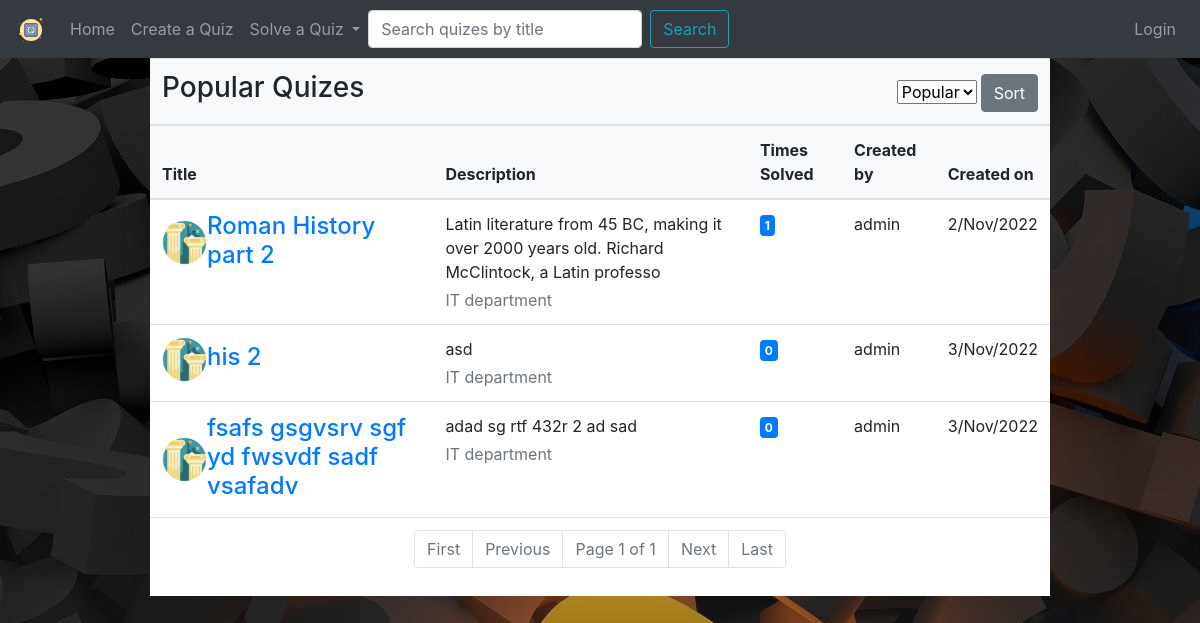
Page /quizes/history/ on the earlier database version.
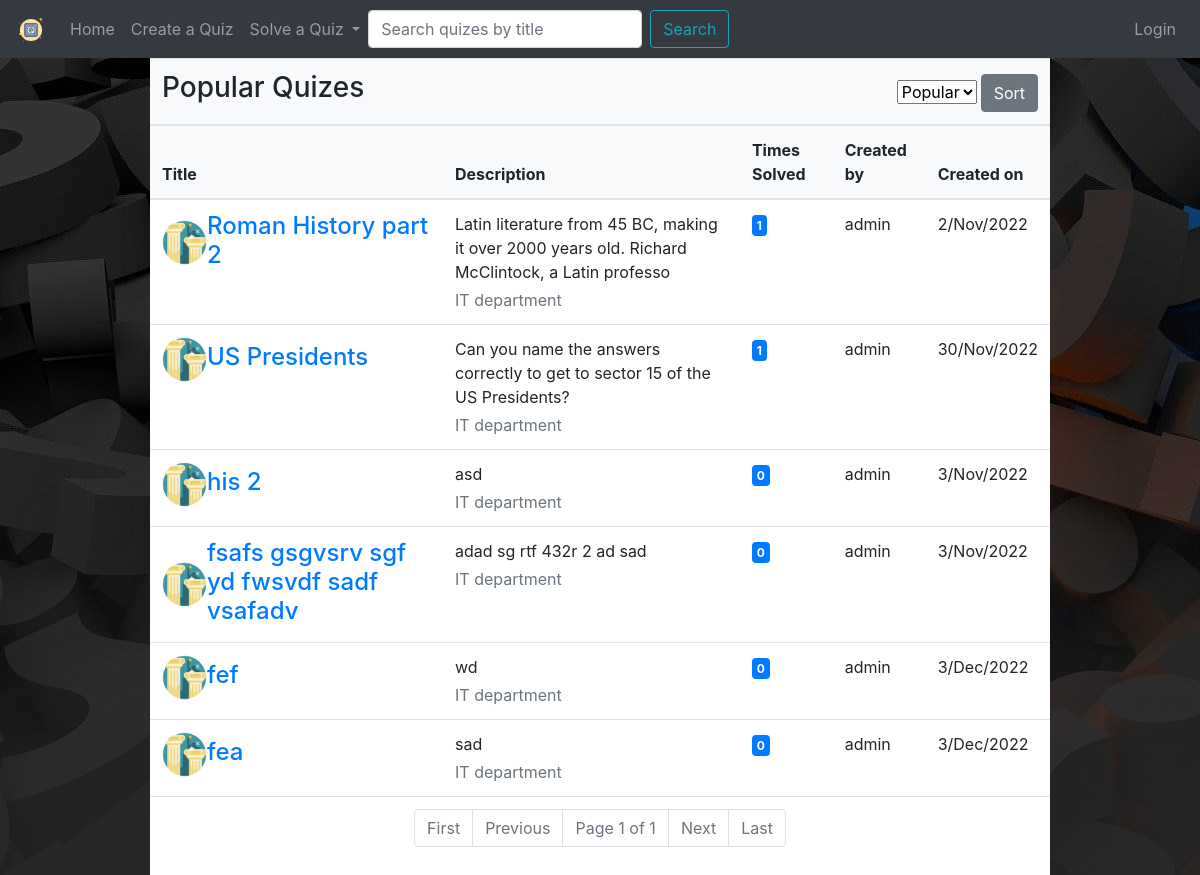
Same page on the later database version.
### quiz/models.py (models this page shows, shortened)
class Quiz(models.Model):
    choices = (
        ('history', "History"),
        ('geography', "Geography"),
        ('sports', "Sports"),
        ('entertainment', "Entertainment"),
        ('music', "Music"),
        ('language', "Language"),
        ('gaming', "Gaming"),
        ('other', "Other"),
    )
    title = models.CharField(max_length=40, unique=True, blank=False)
    description = models.CharField(max_length=100, blank=False)
    category = models.CharField(max_length=20, choices = choices)
    created = models.DateTimeField(auto_now_add=True)
    created_by = models.ForeignKey(settings.AUTH_USER_MODEL, null=True, on_delete=models.SET_NULL)
    rating = models.IntegerField(default=0)
    class Meta:
        verbose_name_plural = "Quizes"

### quiz/views.py (the view, shortened to what this page needs)
# urls.py: path('quizes/<str:category>/', views.quizes, name='quizes'),
def quizes(request, category):
	popular=Quiz.objects.annotate(count=Count('userquizpoints')).order_by('-count').filter(category=category)
	context={'quizes':popular, 'search':'Popular'}
	paginator = Paginator(context['quizes'],10)
	page_number = request.GET.get('page')
	page_obj = paginator.get_page(page_number)
	context['searchdata']=page_obj
	return render(request, 'quiz/quizes.html', context)

### quiz/templates/quiz/quizes.html (shortened to what this page needs)
{%extends './basetemp.html' %}
{% block content %}
<div class="table-responsive-sm center">
    <table class="table align-middle mb-0 bg-white table-hover">
        <thead class="bg-light">
            <tr>
                <th colspan="2">
                    <h3>{{search}} Quizes</h3>
                </th>
                <th colspan="3">
                    <form action="" method="POST" style="float: right;">
                        <select name="sort" id="sort" class="form-select">
                            <option value="" selected disabled hidden>{{search}}</option>
                        </select>
                        <input type="submit" value="Sort" class="btn btn-secondary">
                    </form>
                </th>
            </tr>
            <tr>
                <th>Title</th>
                <th>Description</th>
                <th>Times Solved</th>
                <th>Created by</th>
                <th>Created on</th>
            </tr>
        </thead>
        <tbody>
            {% for quiz in quizes %}
            <tr>
            <td>
                <div class="d-flex align-items-center">
                <img
                    src="/static/quiz/images/{{quiz.category}}.png"
                    alt=""
                    style="width: 45px; height: 45px"
                    class="rounded-circle"
                    />
                <div class="ms-3">
                    <a href="{% url 'quiz' quiz.id %}"><h4 class="fw-bold mb-1">{{quiz.title}}</h4></a>
                </div>
                </div>
            </td>
            <td>
                <p class="fw-normal mb-1">{{quiz.description|truncatechars:100}}</p>
                <p class="text-muted mb-0">IT department</p>
            </td>
            <td>
                <span class="badge badge-primary rounded-pill d-inline">{{quiz.count}}</span>
            </td>
            <td>{{quiz.created_by}}</td>
            <td>
                {{quiz.created|date:'j/M/Y'}}
            </td>
            </tr>
            {% endfor %}
        </tbody>
        <tfoot>
            <td colspan="5">
                <nav aria-label="Page navigation example">
                    <ul class="pagination justify-content-center">
                        <li class="page-item {% if not searchdata.has_previous %} disabled {% endif %}">
                            <a class="page-link" href="?page=1&search={{query}}" tabindex="-1">First</a>
                        </li>
                        <li class="page-item {% if not searchdata.has_previous %} disabled {% endif %}">
                            <a class="page-link" href="{% if searchdata.has_previous %}?page={{ searchdata.previous_page_number }}&search={{query}} {% else %} # {% endif %}" tabindex="-1">Previous</a>
                        </li>
                        <li class="page-item disabled">
                            <a class="page-link" href="#">Page {{ searchdata.number }} of {{ searchdata.paginator.num_pages }}</a></li>
                        <li class="page-item {% if not searchdata.has_next %} disabled {% endif %}">
                            <a class="page-link" href="{% if searchdata.has_next %}?page={{ searchdata.next_page_number }}&search={{query}} {% else %} # {% endif %}">Next</a>
                        </li>
                        <li class="page-item {% if not searchdata.has_next %} disabled {% endif %}">
                            <a class="page-link" href="?page={{ searchdata.paginator.num_pages }}&search={{query}}" tabindex="-1">Last</a>
                        </li>
                    </ul>
                </nav>
            </td>
        </tfoot>
    </table>
</div>
{% endblock %}

### quiz/templates/quiz/basetemp.html (shortened to what this page needs)
{% load static %}
<!DOCTYPE html>
<html lang="en">
<head>
    <link
      rel="stylesheet"
      href="https://cdn.jsdelivr.net/npm/bootstrap@4.0.0/dist/css/bootstrap.min.css"
    />
    <link rel="stylesheet" href="{% static 'quiz/style.css' %}">
</head>
<body>
    <nav class="navbar navbar-expand-lg navbar-dark bg-dark">
      <a class="navbar-brand mt-2 mt-lg-0" href="#">
        <img
          src="/static/quiz/images/quizlet.svg"
          height="30"
          alt="Logo"
          loading="lazy"
        />
      </a>
      <div class="collapse navbar-collapse" id="navbarNavDropdown">
        <ul class="navbar-nav">
          <li class="nav-item">
            <a class="nav-link" href="{% url 'home' %}">Home</a>
          </li>
          <li class="nav-item">
            <a class="nav-link" href="{% url 'createquiz' %}">Create a Quiz</a>
          </li>
          <li class="nav-item dropdown">
            <a class="nav-link dropdown-toggle" href="#" id="navbarDropdownMenuLink" data-toggle="dropdown" aria-haspopup="true" aria-expanded="false">
              Solve a Quiz
            </a>
          </li>
          <form class="form-inline" action="{% url 'quizsearch' %}" method="GET">
            <input class="form-control mr-sm-2" type="search" placeholder="Search quizes by title" aria-label="Search" name="search">
            <button class="btn btn-outline-info my-2 my-sm-0" type="submit">Search</button>
          </form>
        </ul>
        <ul class="navbar-nav ml-auto">
          {% if user.is_authenticated %}
          <li class="nav-item">
            <a class="nav-link" href="{% url 'profile' user.id %}">Profile</a>
          </li>
          <li class="nav-item">
            <a class="nav-link" href="{% url 'logout' %}">Logout</a>
          </li>
          {% else %}
          <li class="nav-item">
            <a class="nav-link" href="{% url 'login' %}">Login</a>
          </li>
          {% endif %}
        </ul>
      </div>
    </nav>
    {% block content %}
    {% endblock %}
</body>
</html>

### quiz/static/quiz/style.css (style rules this page uses)
.center { margin: auto; width: 75%; }
body { background-image: url("images/question.jpg"); background-color: rgb(39, 39, 39); background-repeat: no-repeat; }

Differences in the rows shown:
added Quiz: category (picture), title "US Presidents", description "Can you name the answers correctly to get to sector 15 of the US Presidents?", count "1", created_by "admin", created "30/Nov/2022"
added Quiz: category (picture), title "fef", description "wd", count "0", created_by "admin", created "3/Dec/2022"
added Quiz: category (picture), title "fea", description "sad", count "0", created_by "admin", created "3/Dec/2022"
